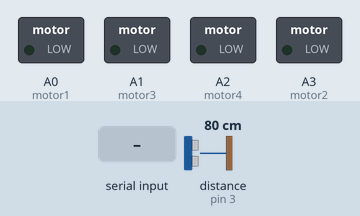
Simulated run of this sketch. Board: Arduino Uno, built with avr-gcc and run on an emulated ATmega328P. On the bench: switched loads named in the sketch (green lamp = pin HIGH). Wiring (inferred from the names in the program): ultrasonic range finder: trigger pin 2; echo pin 3. Inputs (shaded band) come from the test bench; at power-on: distance to the obstacle (sensor on pin 3) 80 cm. The echo pulse lasts 58.3 µs per cm; pins used as bus, display or sensor lines are not drawn.

Above: at 1.2 s.
1.3 s: distance to the obstacle (sensor on pin 3) set to 56 cm
2.8 s: distance to the obstacle (sensor on pin 3) set to 47 cm
At 4.0 s:
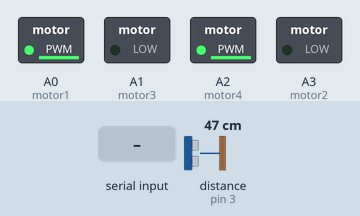
4.3 s: distance to the obstacle (sensor on pin 3) set to 60 cm
At 5.0 s:
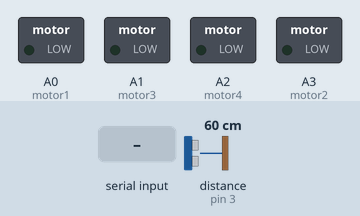
5.8 s: "E" received over Serial
At 6.6 s:
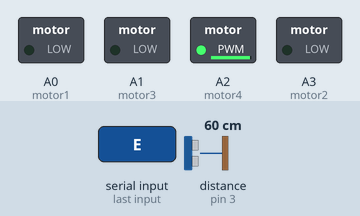
7.3 s: byte 98 ('b') received over Serial
At 8.4 s:
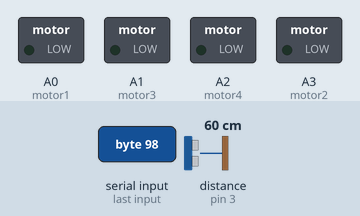
8.8 s: "W" received over Serial
At 10.0 s:
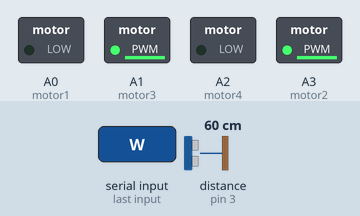
Timing chart, 0 to 11.3 s (numbered marks = the images above; inputs shaded):
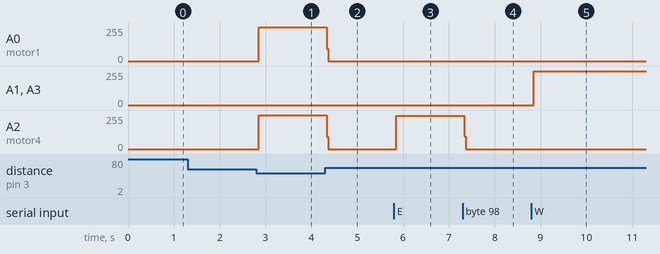

Measured:
- the behaviour switches between 51 and 50 cm on distance to the obstacle (sensor on pin 3) (found by bisection; images 0 and 1)
- after the input at 1.3 s, every drawn part: stays the same
- after the input at 2.8 s, A0 (motor1), A2 (motor4): 0/255 → 253/255 after 0.05 s
- after the input at 4.3 s, A0 (motor1), A2 (motor4): 253/255 → 0/255 at once
- after the input at 5.8 s, A2 (motor4): 0/255 → 248/255 after 0.05 s
- after the input at 7.3 s, A2 (motor4): 248/255 → 0/255 at once
- after the input at 8.8 s, A1 (motor3), A3 (motor2): 0/255 → 253/255 after 0.05 s

The sketch:

UzaktanAraba.ino
```cpp
#define motor1 A0
#define motor2 A3
#define motor3 A1
#define motor4 A2

int hiz_degeri;
int bluetooth_sinyal;
const int hcsr04_echo=3,hcsr04_triq=2;
long sure,uzaklik;
void setup()
{
 pinMode(A0,OUTPUT); //IN3
 pinMode(A1,OUTPUT); //IN1
 pinMode(A2,OUTPUT); //IN2
 pinMode(A3,OUTPUT); //IN4
 pinMode(hcsr04_triq,OUTPUT);
 pinMode(hcsr04_echo,INPUT);
 Serial.begin(9600);
}
void loop()
{
  digitalWrite(hcsr04_triq,LOW);
  delayMicroseconds(5);
  digitalWrite(hcsr04_triq,HIGH);
  delayMicroseconds(10);
  digitalWrite(hcsr04_triq,LOW);
  sure=pulseIn(hcsr04_echo,HIGH);
  uzaklik=sure/29.1/2;
  if(Serial.available())
  {
    bluetooth_sinyal=Serial.read();
  }
  else
  {
  analogWrite(motor1,0);
  analogWrite(motor2,0);
  analogWrite(motor3,0);
  analogWrite(motor4,0);
  }
  //analogWrite(A0,255); Sağ Tekerlekler(Geri) motor1
  //analogWrite(A2,255); Sol Tekerlekler(Geri) motor4
  //analogWrite(A1,255); Sol Tekerlekler(İleri) motor3
  //analogWrite(A3,255); Sağ Tekerlekler(İleri) motor2
   switch(bluetooth_sinyal)
    {
      case 'W':
      {
      analogWrite(motor2,hiz_degeri);
      analogWrite(motor1,0);
      analogWrite(motor3,hiz_degeri);
      analogWrite(motor4,0);
        break;
      }
      case 'S':
      {
       analogWrite(motor1,hiz_degeri);
       analogWrite(motor2,0);
       analogWrite(motor3,0);
       analogWrite(motor4,hiz_degeri);
        break;
      }
      case 'A':
      {
       analogWrite(motor1,0);
       analogWrite(motor2,100);
       analogWrite(motor3,0);
       analogWrite(motor4,hiz_degeri);
        break;
      }
      case 'D':
      {
       analogWrite(motor1,0);
       analogWrite(motor2,hiz_degeri);
       analogWrite(motor3,0);
       analogWrite(motor4,0);
        break;
      }
      case 'd':
      {
       analogWrite(motor1,0);
       analogWrite(motor2,0);
       analogWrite(motor3,0);
       analogWrite(motor4,0);
       break;
      }
      case 'E':
      {
        analogWrite(motor1,0);
        analogWrite(motor2,100);
        analogWrite(motor3,0);
        analogWrite(motor4,hiz_degeri);
      }
      case 'Q':
      {
        analogWrite(motor1,0);
        analogWrite(motor2,hiz_degeri);
        analogWrite(motor3,0);
        analogWrite(motor4,100);
      }
      case 'C':
      {
        analogWrite(motor1,hiz_degeri);
        analogWrite(motor2,0);
        analogWrite(motor3,0);
        analogWrite(motor4,100);
      }
      case 'Z':
      {
        analogWrite(motor1,100);
        analogWrite(motor2,0);
        analogWrite(motor3,0);
        analogWrite(motor4,hiz_degeri);
      }
      case 'a':
      {
        hiz_degeri=51;
      }
     case 'b':
      {
        hiz_degeri=102;
      }
     case 'c':
      {
        hiz_degeri=153;
      }
      case 'e':
      {
        hiz_degeri=204;
      }
      case 'f':
      {
        hiz_degeri=255;
      }
    }
  if(uzaklik<50)
  {
    analogWrite(motor1,255);
    analogWrite(motor2,0);
    analogWrite(motor3,0);
    analogWrite(motor4,255);
  }
}
```
